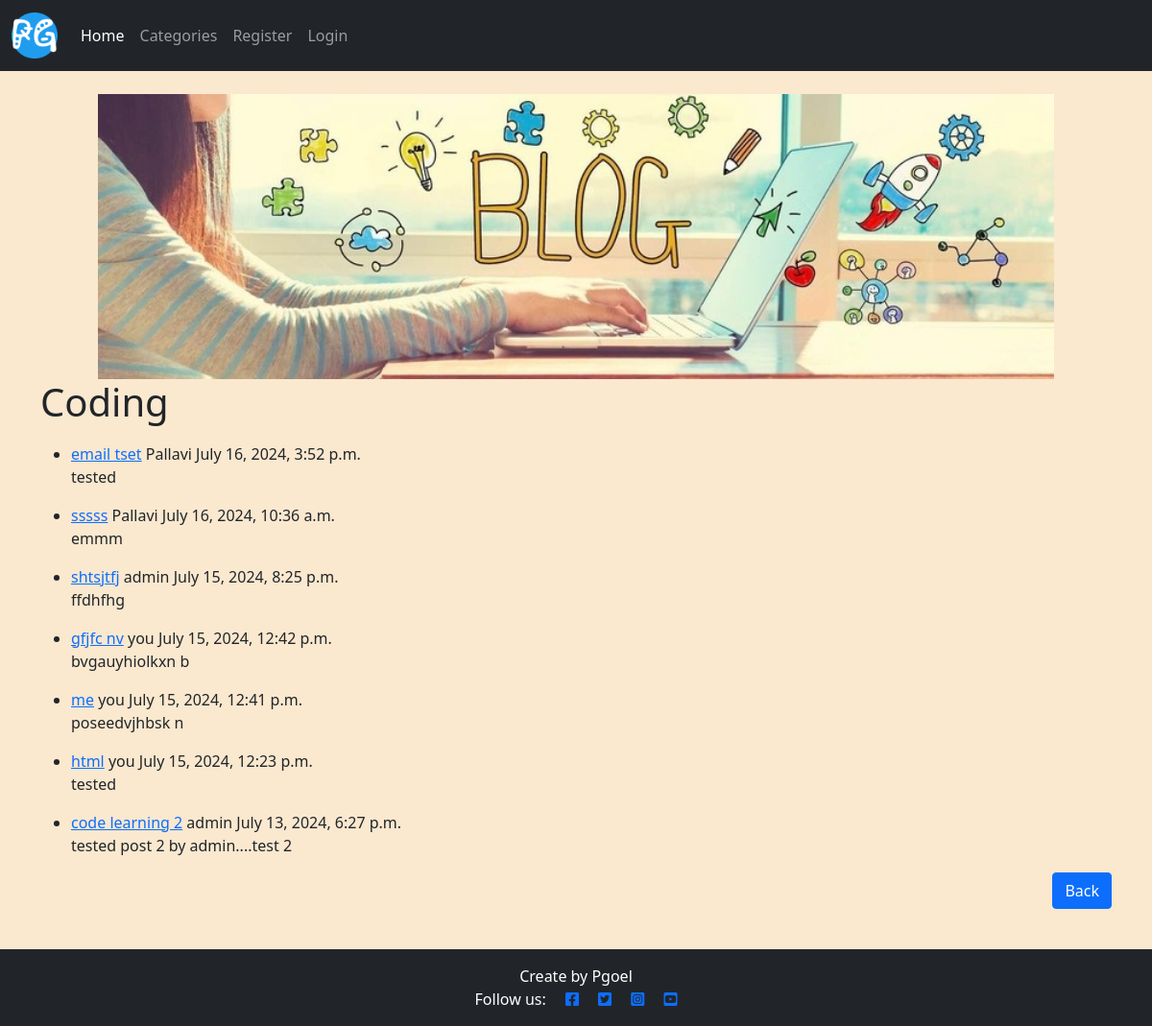
/category/coding/, run on the app's committed database.
### blogapp/models.py (models this page shows, shortened)
class Post(models.Model):
    title = models.CharField(max_length=255, unique= False)
    slug = models.SlugField(max_length=200)
    author = models.ForeignKey(get_user_model(), on_delete=models.CASCADE, related_name="blog_posts")
    date_posted = models.DateTimeField(auto_now_add=True)
    category = models.CharField(max_length=255, default='coding')
    content = models.TextField()
    likes = models.ManyToManyField(User,related_name = 'blogpost_like', blank= True)
    update_date = models.DateTimeField(default=timezone.now)
    snippet = models.CharField(max_length=255)
    blog_image = models.ImageField(null=True, blank=True, upload_to="images/" )
    class Meta:
        ordering = ['-date_posted']

### blogapp/views.py (the view)
# urls.py: path('category/<str:cats>/',CategoryView, name='category'),
def CategoryView(request, cats):
    Category_posts = Post.objects.filter(category=cats.replace('_',' '))
    return render(request,'categories.html', {'cats':cats.title().replace('_',' '), 'category_posts':Category_posts} )

### templates/categories.html (shortened to what this page needs)
{% extends "base.html" %}
{% block content %}
<h1>{{ cats }}</h1>
<ul>
{% if category_posts %}
    {% for post in category_posts %}
    <li>
        <a href="{% url 'post_detail' post.pk %}">{{ post.title}}</a>
            {{ post.author }} {{ post.date_posted }}
        {{ post.content | slice:":200" | safe }}
    </li>
    {% endfor %}
    <a href="{% url 'category' %}" class="btn btn-primary float-end">Back</a>
    <br><br><br><br><br><br>
{% else %}
    <h2>Sorry this page does not exist.. </h2>
    <a href="{% url 'category' %}" class="btn btn-primary">Back</a><br><br><br><br>
{% endif %}
</ul>
{%endblock%}

### static/css/style.css (style rules this page uses)
body { background-color: rgb(250, 232, 207); }

### data on the page
Post: title "email tset", author "Pallavi", date_posted "July 16, 2024, 3:52 p.m.", content "tested"
Post: title "sssss", author "Pallavi", date_posted "July 16, 2024, 10:36 a.m.", content "emmm"
Post: title "shtsjtfj", author "admin", date_posted "July 15, 2024, 8:25 p.m.", content "ffdhfhg"
Post: title "gfjfc nv", author "you", date_posted "July 15, 2024, 12:42 p.m.", content "bvgauyhiolkxn b"
Post: title "me", author "you", date_posted "July 15, 2024, 12:41 p.m.", content "poseedvjhbsk n"
Post: title "html", author "you", date_posted "July 15, 2024, 12:23 p.m.", content "tested"
Post: title "code learning 2", author "admin", date_posted "July 13, 2024, 6:27 p.m.", content "tested post 2 by admin....test 2"

### other printed values
{{ cats }} "Coding"
